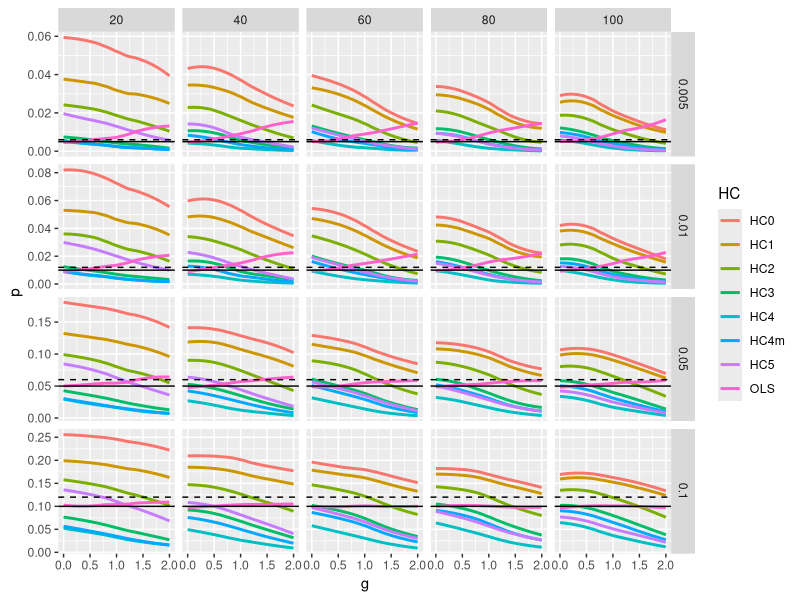

Recreate this plot in R.
## ---- chunk 1
rm(list = ls())

library(dplyr)
library(ggplot2)
library(tidyr)
library(stringr)

df <- read.csv("Results/MacKinnon/20161016.csv")

df <- filter(df, !(HC == "OLS" & test %in% levels(df$test)[-5])) %>% 
  select(-X, -(B:power), -(iterations:seed), -(coef:criterion), -percent_NA) %>%
  gather(key = alpha, value = p, p.005:p.100)

df$alpha <- as.numeric(sub(".", "", df$alpha))

MCSE <- function(a, k = 20000) sqrt((a * (1-a))/k) * qnorm(.95)

HC3 <- filter(df, test == "naive", HC == "HC3") %>% 
  mutate(pHC3 = p) %>%
  select(-p, -(HC:test))

tColors <- c("dark red", "red", "cadetblue", "light blue", "dodgerblue4", "dodgerblue", "purple", "violet", "brown", "orange", "darkgreen", "chartreuse3")
names(tColors) <- levels(df$test)[!(levels(df$test) %in% "naive")]
colScale <- scale_colour_manual(name = "test",values = tColors)
  
# df <- merge(df, HC3) %>% mutate(ULa = alpha + MCSE(alpha),
#                                 LLa = alpha - MCSE(alpha))

df <- merge(df, HC3) %>% mutate(ULa = alpha * 1.2,
                                LLa = alpha * 1.2)

## ---- chunk 2
test <- levels(df$test)[!(levels(df$test) %in% "naive")]
HC <- levels(df$HC)[!(levels(df$HC) %in% "OLS")]

df %>% 
  mutate(comb = paste(HC, test)) %>%
  group_by(HC, test, n, alpha) %>%
  mutate(under = prod(p <= ULa),
         hc3under = prod(pHC3 <= ULa),
         underHC3 = sum(p + MCSE(alpha) >= pHC3) > 1,    #set to show if beats naive HC3 for at least one value of g
         #underHC3 = mean(p + MCSE(alpha) >= pHC3) >= .75,  #set to show if beats naive HC3 for at least 75% of g values
         beatHC3 = ifelse(hc3under == 0, under, under*underHC3)) %>%
  ungroup -> df


# Uncomment to collapse across Ns
df %>%
  group_by(HC, test, alpha) %>%
  mutate(beatHC3 = prod(beatHC3)) %>%
  ungroup -> df

## ---- chunk 3
cmb <- expand.grid(HC[-(2:3)], test, stringsAsFactors = F)
cmb <- paste(cmb$Var1, cmb$Var2)

pv <- .005

df %>%
  filter(test == "naive") %>%
  ggplot(aes(x = g,
             y = p,
             color = HC)) +
  geom_smooth(method = "loess", se = F, size = 1) +
  geom_hline(aes(yintercept = ULa),
             linetype = "dashed") +
  geom_hline(aes(yintercept = alpha)) +
  facet_grid(alpha~n, scale = "free")
# fig0
# 
# data.frame(fig0$data %>% select(comb) %>% distinct(comb)) -> best0
# paste(best0[,1], collapse = ", ")

## ---- chunk 4

OLS <- function(model, power) {
  if (power) {
    coefs_to_test <- with(model, c(coefs - B, coefs))
    pValues <- data.frame(HC = "OLS", 
                          coef = names(coefs_to_test), 
                          criterion = rep(c("size","power"), each = length(model$coefs)))
  } else {
    coefs_to_test <- with(model, coefs - B)
    pValues <- data.frame(HC = "OLS",
                          coef = names(coefs_to_test),
                          criterion = "size")
  }
  
  sd <- with(model, sqrt(as.vector((t(e) %*% e)/(n - p)) * M_diag))
  
  t_stats <- coefs_to_test / sd
  pValues$naive <- t_test(t_stats, df = model$n - model$p)
  
  pValues
}


